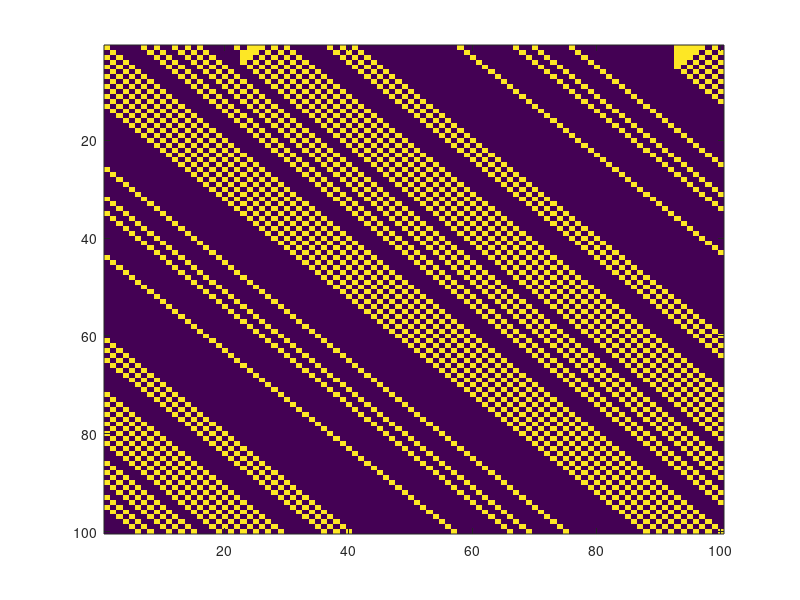

The MATLAB source for this figure:
clear
rand('seed',0)
N = 100;
ncar = 25;
lane = zeros(1,N);
x = randperm(N,ncar);
lane(x) = 1;
LANE = [];
for i = 1:100
   forward = lane([2:end 1]);
   I = find(lane&~forward);
   lane(I) = 0;
   I(I==N)=0;
   lane(I+1) = 1;
   LANE = [LANE;lane];
end

imagesc(LANE)